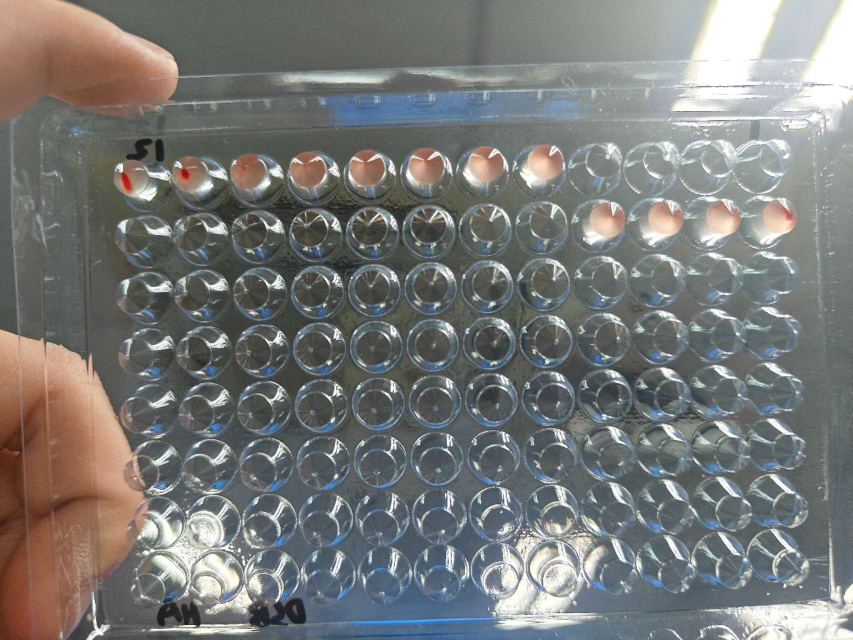
#> input picture 动物传染病学/HA.jpg, 1706 x 1280 px (shown at 1/2 size); its folder holds 5 pictures in this run
$ python create_composite_report.py
#> lines starting #> are read from the running program, lines starting #| are printed output that depends on the picture
import matplotlib as mpl
import matplotlib.pyplot as plt
import matplotlib.image as mpimg
import numpy as np

# [nature-figure] Publication-grade settings
mpl.rcParams.update({
    "font.family": "sans-serif",
    "font.sans-serif": ["Arial", "Helvetica", "DejaVu Sans", "sans-serif"],
    "svg.fonttype": "none",
    "pdf.fonttype": 42,
    "font.size": 8,
})

def save_pub_py(fig, filename, dpi=600):
    fig.savefig(f"{filename}.svg", bbox_inches="tight")
    fig.savefig(f"{filename}.pdf", bbox_inches="tight")
    fig.savefig(f"{filename}.png", dpi=dpi, bbox_inches="tight")
    print(f"Composite figure saved as {filename}.svg/pdf/png")

# 1. Load and Pre-process Images
# Based on user hint: Left in image is actually Well 12 (Right).
# So we flip them horizontally to restore Well 1 to the left.
ha_img = mpimg.imread('HA.jpg')
#> ha_img is the input picture: shape (1280, 1706, 3); mean R, G, B 120.4, 121.6, 119.9
hi_img = mpimg.imread('HI.jpg')
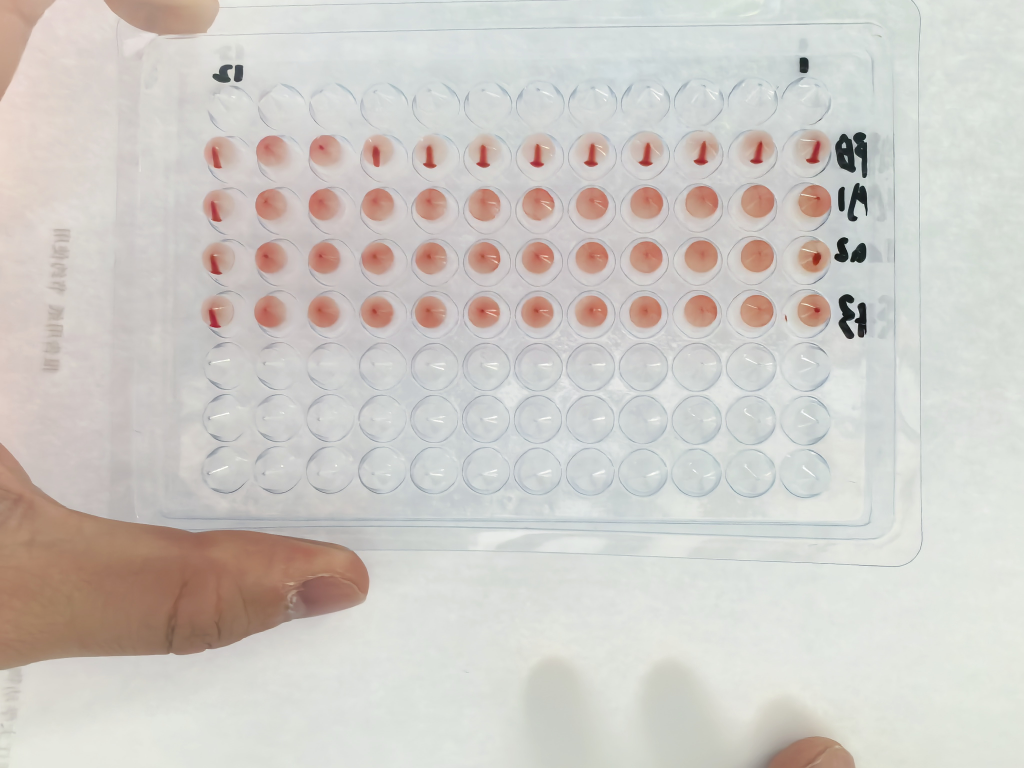
#> input picture 动物传染病学/HI.jpg, 4096 x 3072 px (shown at 1/4 size)
#> hi_img is the input picture: shape (3072, 4096, 3); mean R, G, B 207.1, 203.2, 198.1

ha_img_flipped = np.fliplr(ha_img)
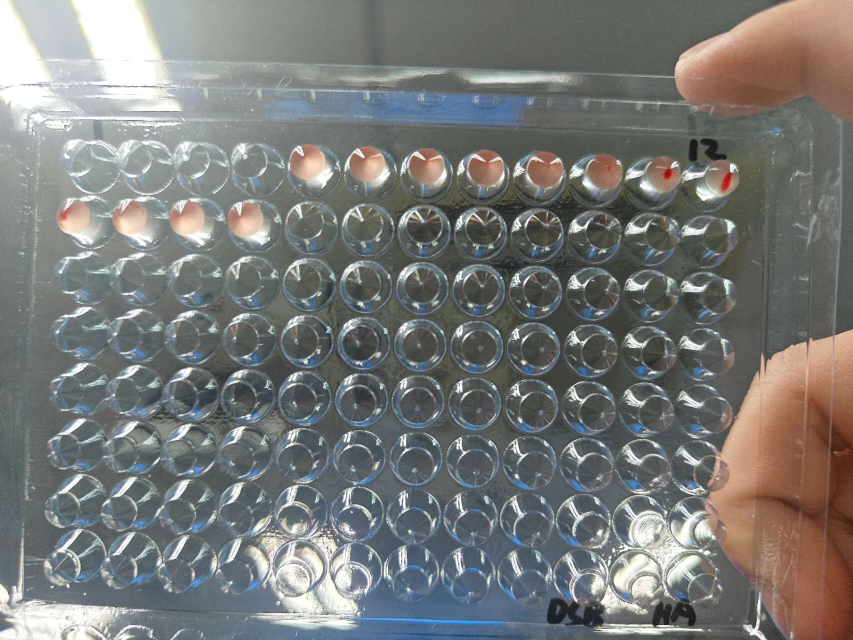
#> ha_img_flipped: shape (1280, 1706, 3) (shown at 1/2 size); mean R, G, B 120.4, 121.6, 119.9
hi_img_flipped = np.fliplr(hi_img)
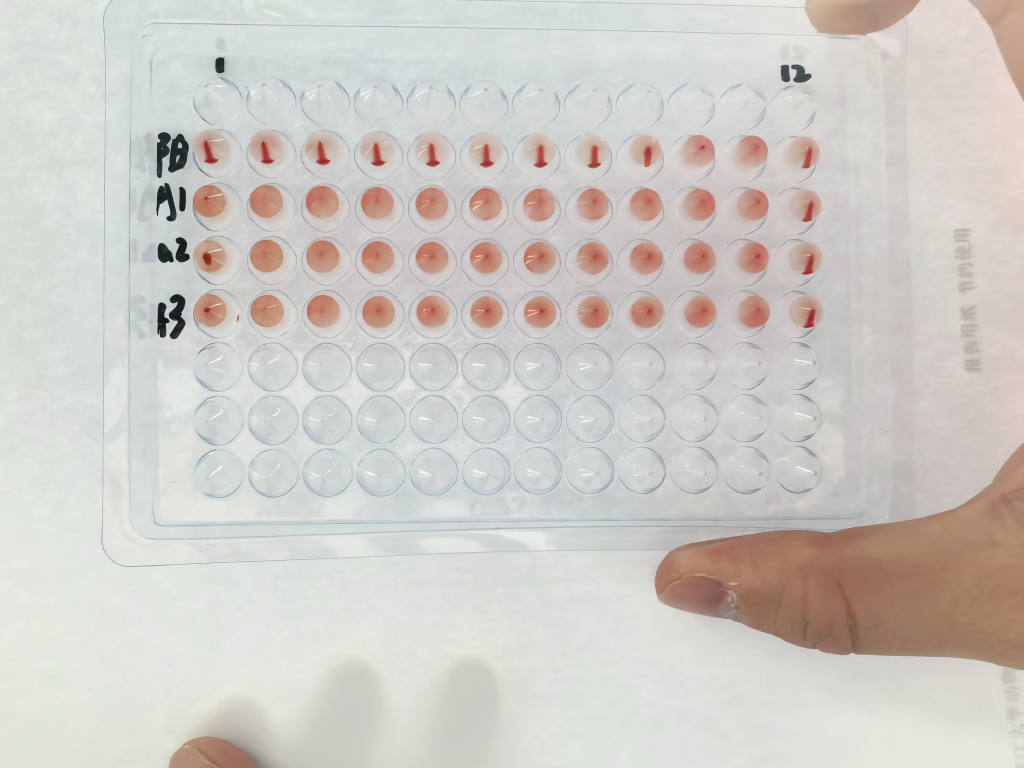
#> hi_img_flipped: shape (3072, 4096, 3) (shown at 1/4 size); mean R, G, B 207.1, 203.2, 198.1

# 2. Setup Figure Layout (2 rows: Top for photos, Bottom for table)
fig = plt.figure(figsize=(8.5, 7))
gs = fig.add_gridspec(3, 2, height_ratios=[1, 1, 0.6], hspace=0.35, wspace=0.15)

# --- Panel (a): HA Plate Image ---
ax1 = fig.add_subplot(gs[0, :])
ax1.imshow(ha_img_flipped)
ax1.set_axis_off()
ax1.set_title('a  Original HA Assay Plate (Corrected Orientation)', loc='left', fontweight='bold', pad=10)
# Add Well Labels for clarity
for i in range(12):
    ax1.text(ha_img_flipped.shape[1] * (i + 0.5) / 12, -20, str(i+1),
             ha='center', fontsize=7, color='red', fontweight='bold')

# --- Panel (b): HI Plate Image ---
ax2 = fig.add_subplot(gs[1, :])
ax2.imshow(hi_img_flipped)
ax2.set_axis_off()
ax2.set_title('b  Original HI Assay Plate (Corrected Orientation)', loc='left', fontweight='bold', pad=10)
# Add Row Labels
rows = ["PB", "A1", "A2", "A3"]
for i, label in enumerate(rows):
    ax2.text(-80, hi_img_flipped.shape[0] * (i + 1.2) / 6.5, label,
             va='center', ha='right', fontsize=9, fontweight='bold', color='blue')

# --- Panel (c): Results Table ---
ax3 = fig.add_subplot(gs[2, :])
ax3.set_axis_off()
ax3.set_title('c  Quantified HA/HI Assay Results Summary', loc='left', fontweight='bold', pad=5)

# Table Data
table_data = [
    ["Assay Type", "Sample Group", "Observation (Agglutination End)", "Titer ($log_2$)"],
    ["HA (Virus)", "Standard Antigen", "Positive up to Well 9", "9"],
    ["HI (Serum)", "Positive Blood (PB)", "Inhibited up to Well 11", "11"],
    ["HI (Serum)", "Test Group A1", "Inhibited up to Well 10", "10"],
    ["HI (Serum)", "Test Group A2", "Inhibited up to Well 7", "7"],
    ["HI (Serum)", "Test Group A3", "Inhibited up to Well 9", "9"]
]

# Create the table
the_table = ax3.table(cellText=table_data, loc='center', cellLoc='center')
the_table.auto_set_font_size(False)
the_table.set_fontsize(8)
the_table.scale(1.0, 1.8)

# Style the table header
for j in range(len(table_data[0])):
    cell = the_table[0, j]
    cell.set_text_props(fontweight='bold', color='white')
    cell.set_facecolor('#404040')

plt.tight_layout()
save_pub_py(fig, "Plate_Images_and_Data_Report")
#> in save_pub_py, `fig.savefig(f"{filename}.svg", bbox_inches="tight")`:
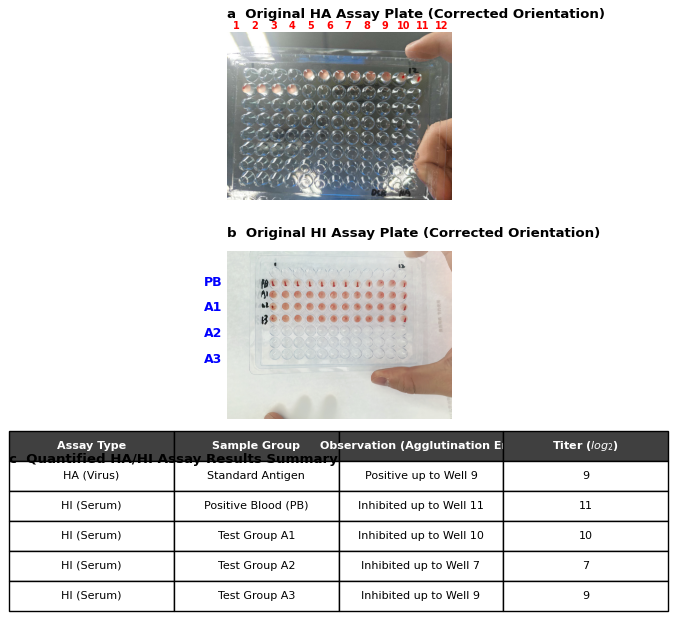
#> figure drawn by matplotlib, 2 panels
plt.close(fig)
